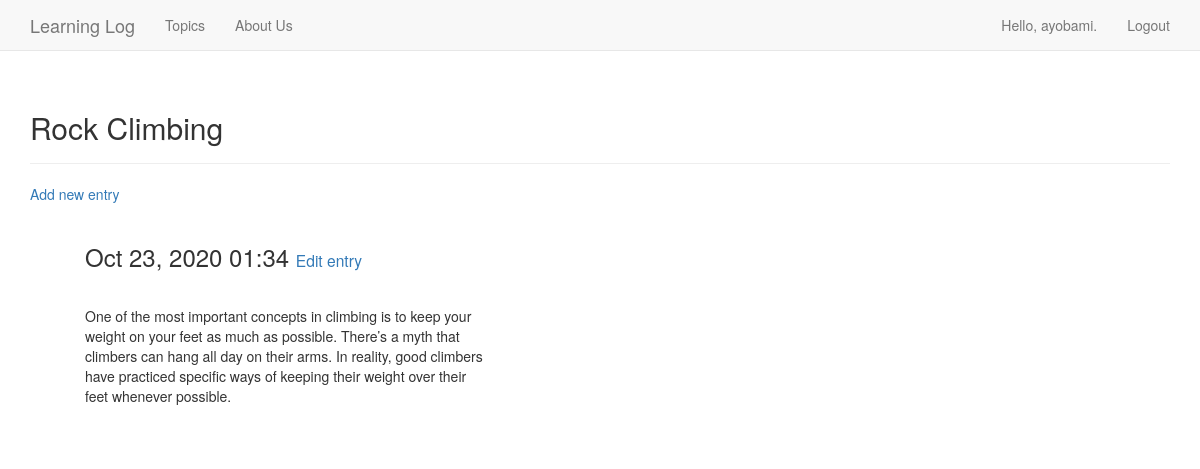
/learning_logs/topics/3/ (signed in), run on the app's committed database.
### learning_logs/models.py (models this page shows, shortened)
class Topic(models.Model):
    text = models.CharField(max_length=200)
    date_added = models.DateTimeField(auto_now_add=True)
    owner = models.ForeignKey(User, on_delete=models.CASCADE)
    def __str__(self):
        return self.text

class Entry(models.Model):
    topic = models.ForeignKey(Topic, on_delete=models.CASCADE)
    text = models.TextField()
    date_added = models.DateTimeField(auto_now_add=True)
    class Meta:
        verbose_name_plural = 'entries'

### learning_logs/views.py (the view)
# urls.py: path('topics/<int:topic_id>/', views.topic, name='topic'), # Path for entry
@login_required
def topic(request, topic_id):
    topic = Topic.objects.get(id=topic_id)
    if topic.owner != request.user:
        raise Http404
    entries = topic.entry_set.order_by('-date_added')
    context = {'topic': topic, 'entries': entries}
    return render(request, 'learning_logs/topic.html', context)

### learning_logs/templates/learning_logs/topic.html
{% extends 'learning_logs/base.html' %}
{% block header %}
  <h2>{{ topic }}</h2>
{% endblock header %}
{% block content %}
    <p>
        <a href="{% url 'learning_logs:new_entry' topic.id %}">Add new entry</a>
    </p>
    <ul>
        {% for entry in entries %}
         <div class="panelpane-default">
             <div class="panel-heading">
                 <h3>
                    {{ entry.date_added|date:'M d, Y H:i' }}
                    <small>
                        <a href="{% url 'learning_logs:edit_entry' entry.id %}">
                            Edit entry</a>
                    </small>
                 </h3>
             </div>
             <div class="panel-body">
                 {{ entry.text|linebreaks }}
             </div>
         </div>
        {% empty %}
                There are no entries for this topic yet.
        {% endfor %}
    </ul>
{% endblock content %}

### learning_logs/templates/learning_logs/base.html (shortened to what this page needs)
{% load bootstrap3 %}
<!DOCTYPE html>
<html lang="en">
     <head>
         {% bootstrap_css %}
     </head>
     <body>
         <nav class="navbar navbar-default navbar-static-top">
             <div class="container">
                 <div class="navbar-header">
                    <a class="navbar-brand" href="{% url 'learning_logs:index' %}">
                        Learning Log</a>
                 </div>
                 <div id="navbar" class="navbar-collapse collpase">
                     <ul class="nav navbar-nav">
                         <li><a href="{% url 'learning_logs:topics' %}">Topics</a></li>
                     </ul>
                 <div id="navbar" class="navbar-collapse collpase">
                     <ul class="nav navbar-nav">
                         <li><a href="{% url 'learning_logs:about_us' %}">About Us</a></li>
                     </ul>
                     <ul class="nav navbar-nav navbar-right">
                         {% if user.is_authenticated %}
                           <li><a>Hello, {{ user.username }}.</a></li>
                           <li><a href="{% url 'users:logout' %}">Logout</a></li>
                        {% else %}
                        <li><a href="{% url 'users:register' %}">Register</a></li>
                        <li><a href="{% url 'users:login' %}">Log in</a></li>
                        {% endif %}
                     </ul>
                 </div>
             </div>
         </nav>
         <div class="container">
             <div class="page-header">
                 {% block header %}{% endblock header %}
             </div>
             <div>
                 {% block content %}{% endblock content %}
             </div>
         </div>
     </body>
</html>

### data on the page
Topic: text "Rock Climbing"
Entry: date_added "Oct 23, 2020 01:34", text "One of the most important concepts in climbing is to keep your weight on your feet as much as possible. There’s a myth that climbers can hang all day on their arms. In reality, good climbers have practiced specific ways of keeping their weight over their feet whenever possible."

### other printed values
{{ user.username }} "ayobami"
